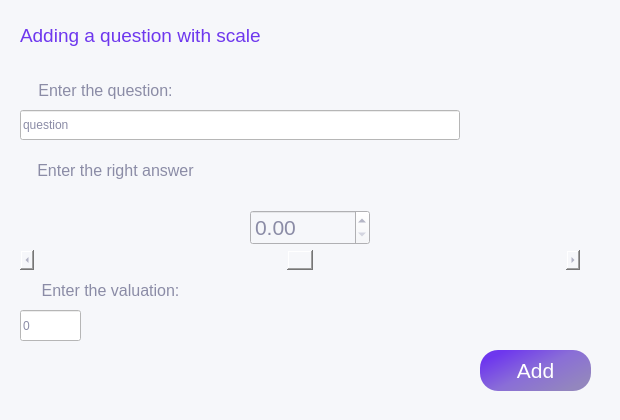
<?xml version="1.0" encoding="UTF-8"?>
<ui version="4.0">
 <class>Form</class>
 <widget class="QDialog" name="Form">
  <property name="geometry">
   <rect>
    <x>0</x>
    <y>0</y>
    <width>620</width>
    <height>420</height>
   </rect>
  </property>
  <property name="windowTitle">
   <string>Dialog</string>
  </property>
  <property name="styleSheet">
   <string notr="true">background-color: rgb(246, 247, 250);
color: rgb(110, 55, 238);
font: 16pt &quot;.AppleSystemUIFont&quot;;
color: rgb(139, 140, 166);</string>
  </property>
  <widget class="QLabel" name="label_4">
   <property name="geometry">
    <rect>
     <x>20</x>
     <y>20</y>
     <width>501</width>
     <height>31</height>
    </rect>
   </property>
   <property name="styleSheet">
    <string notr="true">color: rgba(110, 55, 238, 255)</string>
   </property>
   <property name="text">
    <string>&lt;html&gt;&lt;head/&gt;&lt;body&gt;&lt;p&gt;&lt;span style=&quot; font-size:14pt;&quot;&gt;Adding a question with scale&lt;/span&gt;&lt;/p&gt;&lt;/body&gt;&lt;/html&gt;</string>
   </property>
   <property name="textFormat">
    <enum>Qt::RichText</enum>
   </property>
  </widget>
  <widget class="QLabel" name="label_2">
   <property name="geometry">
    <rect>
     <x>10</x>
     <y>70</y>
     <width>191</width>
     <height>41</height>
    </rect>
   </property>
   <property name="text">
    <string>&lt;html&gt;&lt;head/&gt;&lt;body&gt;&lt;p align=&quot;center&quot;&gt;&lt;span style=&quot; font-size:12pt;&quot;&gt;Enter the question:&lt;/span&gt;&lt;/p&gt;&lt;/body&gt;&lt;/html&gt;</string>
   </property>
   <property name="textFormat">
    <enum>Qt::RichText</enum>
   </property>
   <property name="alignment">
    <set>Qt::AlignCenter</set>
   </property>
  </widget>
  <widget class="QLabel" name="label_5">
   <property name="geometry">
    <rect>
     <x>20</x>
     <y>270</y>
     <width>181</width>
     <height>41</height>
    </rect>
   </property>
   <property name="text">
    <string>&lt;html&gt;&lt;head/&gt;&lt;body&gt;&lt;p align=&quot;center&quot;&gt;&lt;span style=&quot; font-size:12pt;&quot;&gt;Enter the valuation:&lt;/span&gt;&lt;/p&gt;&lt;/body&gt;&lt;/html&gt;</string>
   </property>
   <property name="textFormat">
    <enum>Qt::RichText</enum>
   </property>
   <property name="alignment">
    <set>Qt::AlignCenter</set>
   </property>
  </widget>
  <widget class="QLineEdit" name="lineEdit_2">
   <property name="geometry">
    <rect>
     <x>20</x>
     <y>310</y>
     <width>61</width>
     <height>31</height>
    </rect>
   </property>
   <property name="styleSheet">
    <string notr="true">background-color: rgb(255,255,255);
font: 10pt &quot;MS Shell Dlg 2&quot;; </string>
   </property>
   <property name="text">
    <string>0</string>
   </property>
  </widget>
  <widget class="QLineEdit" name="lineEdit">
   <property name="geometry">
    <rect>
     <x>20</x>
     <y>110</y>
     <width>440</width>
     <height>30</height>
    </rect>
   </property>
   <property name="styleSheet">
    <string notr="true">background-color: rgb(255,255,255);
font: 10pt &quot;MS Shell Dlg 2&quot;; </string>
   </property>
   <property name="text">
    <string>question</string>
   </property>
  </widget>
  <widget class="QLabel" name="label_6">
   <property name="geometry">
    <rect>
     <x>10</x>
     <y>150</y>
     <width>211</width>
     <height>41</height>
    </rect>
   </property>
   <property name="text">
    <string>&lt;html&gt;&lt;head/&gt;&lt;body&gt;&lt;p&gt;&lt;span style=&quot; font-size:12pt;&quot;&gt;Enter the right answer&lt;/span&gt;&lt;/p&gt;&lt;/body&gt;&lt;/html&gt;</string>
   </property>
   <property name="textFormat">
    <enum>Qt::RichText</enum>
   </property>
   <property name="alignment">
    <set>Qt::AlignCenter</set>
   </property>
  </widget>
  <widget class="QScrollBar" name="horizontalScrollBar">
   <property name="geometry">
    <rect>
     <x>20</x>
     <y>250</y>
     <width>560</width>
     <height>20</height>
    </rect>
   </property>
   <property name="cursor">
    <cursorShape>OpenHandCursor</cursorShape>
   </property>
   <property name="minimum">
    <number>-100</number>
   </property>
   <property name="maximum">
    <number>100</number>
   </property>
   <property name="orientation">
    <enum>Qt::Horizontal</enum>
   </property>
  </widget>
  <widget class="QPushButton" name="pushButton">
   <property name="geometry">
    <rect>
     <x>480</x>
     <y>350</y>
     <width>111</width>
     <height>41</height>
    </rect>
   </property>
   <property name="font">
    <font>
     <family>.AppleSystemUIFont</family>
     <pointsize>16</pointsize>
     <weight>50</weight>
     <italic>false</italic>
     <bold>false</bold>
    </font>
   </property>
   <property name="cursor">
    <cursorShape>PointingHandCursor</cursorShape>
   </property>
   <property name="styleSheet">
    <string notr="true">background-color: qlineargradient(spread:pad, x1:0.07, y1:0.227364, x2:0.895, y2:0.847, stop:0 rgba(110, 55, 238, 255), stop:0.487562 rgba(138, 110, 215, 255), stop:1 rgba(147, 134, 190, 255));
border-radius: 18px;
color: rgb(255, 255, 255);</string>
   </property>
   <property name="text">
    <string>Add</string>
   </property>
  </widget>
  <widget class="QDoubleSpinBox" name="doubleSpinBox">
   <property name="geometry">
    <rect>
     <x>250</x>
     <y>210</y>
     <width>120</width>
     <height>35</height>
    </rect>
   </property>
   <property name="font">
    <font>
     <family>.AppleSystemUIFont</family>
     <pointsize>16</pointsize>
     <weight>50</weight>
     <italic>false</italic>
     <bold>false</bold>
    </font>
   </property>
  </widget>
 </widget>
 <resources/>
 <connections/>
</ui>
